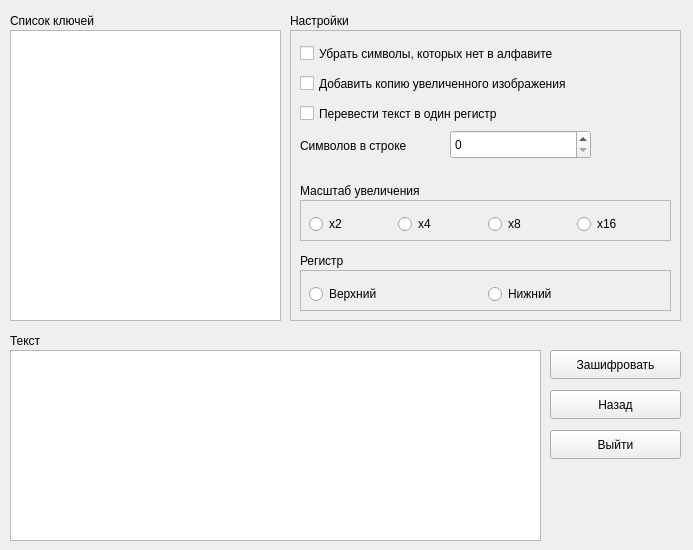
<?xml version="1.0" encoding="UTF-8"?>
<ui version="4.0">
 <class>FormEncrypt</class>
 <widget class="QWidget" name="FormEncrypt">
  <property name="geometry">
   <rect>
    <x>0</x>
    <y>0</y>
    <width>693</width>
    <height>550</height>
   </rect>
  </property>
  <property name="windowTitle">
   <string>Pentor - Зашифровать</string>
  </property>
  <widget class="QListView" name="list_view_keys">
   <property name="geometry">
    <rect>
     <x>10</x>
     <y>30</y>
     <width>271</width>
     <height>291</height>
    </rect>
   </property>
  </widget>
  <widget class="QFrame" name="frame_settings">
   <property name="geometry">
    <rect>
     <x>290</x>
     <y>30</y>
     <width>391</width>
     <height>291</height>
    </rect>
   </property>
   <property name="frameShape">
    <enum>QFrame::Shape::StyledPanel</enum>
   </property>
   <property name="frameShadow">
    <enum>QFrame::Shadow::Raised</enum>
   </property>
   <widget class="QCheckBox" name="check_box_add_image_copy">
    <property name="geometry">
     <rect>
      <x>10</x>
      <y>40</y>
      <width>361</width>
      <height>27</height>
     </rect>
    </property>
    <property name="text">
     <string>Добавить копию увеличенного изображения</string>
    </property>
   </widget>
   <widget class="QCheckBox" name="check_box_delete_bad_symbols">
    <property name="geometry">
     <rect>
      <x>10</x>
      <y>10</y>
      <width>361</width>
      <height>27</height>
     </rect>
    </property>
    <property name="text">
     <string>Убрать символы, которых нет в алфавите</string>
    </property>
   </widget>
   <widget class="QFrame" name="frame_image_copy_scale">
    <property name="geometry">
     <rect>
      <x>10</x>
      <y>170</y>
      <width>371</width>
      <height>41</height>
     </rect>
    </property>
    <property name="frameShape">
     <enum>QFrame::Shape::StyledPanel</enum>
    </property>
    <property name="frameShadow">
     <enum>QFrame::Shadow::Raised</enum>
    </property>
    <widget class="QWidget" name="horizontalLayoutWidget">
     <property name="geometry">
      <rect>
       <x>9</x>
       <y>10</y>
       <width>351</width>
       <height>29</height>
      </rect>
     </property>
     <layout class="QHBoxLayout" name="layout_image_copy_scale">
      <item>
       <widget class="QRadioButton" name="radio_button_x2">
        <property name="text">
         <string>x2</string>
        </property>
       </widget>
      </item>
      <item>
       <widget class="QRadioButton" name="radio_button_x4">
        <property name="text">
         <string>x4</string>
        </property>
       </widget>
      </item>
      <item>
       <widget class="QRadioButton" name="radio_button_x8">
        <property name="text">
         <string>x8</string>
        </property>
       </widget>
      </item>
      <item>
       <widget class="QRadioButton" name="radio_button_x16">
        <property name="text">
         <string>x16</string>
        </property>
       </widget>
      </item>
     </layout>
    </widget>
   </widget>
   <widget class="QCheckBox" name="check_box_text_to_single_register">
    <property name="geometry">
     <rect>
      <x>10</x>
      <y>70</y>
      <width>361</width>
      <height>27</height>
     </rect>
    </property>
    <property name="text">
     <string>Перевести текст в один регистр</string>
    </property>
   </widget>
   <widget class="QLabel" name="label_text_register">
    <property name="geometry">
     <rect>
      <x>10</x>
      <y>220</y>
      <width>161</width>
      <height>21</height>
     </rect>
    </property>
    <property name="text">
     <string>Регистр</string>
    </property>
   </widget>
   <widget class="QFrame" name="frame_text_register">
    <property name="geometry">
     <rect>
      <x>10</x>
      <y>240</y>
      <width>371</width>
      <height>41</height>
     </rect>
    </property>
    <property name="frameShape">
     <enum>QFrame::Shape::StyledPanel</enum>
    </property>
    <property name="frameShadow">
     <enum>QFrame::Shadow::Raised</enum>
    </property>
    <widget class="QWidget" name="horizontalLayoutWidget_2">
     <property name="geometry">
      <rect>
       <x>9</x>
       <y>10</y>
       <width>351</width>
       <height>29</height>
      </rect>
     </property>
     <layout class="QHBoxLayout" name="layout_text_register">
      <item>
       <widget class="QRadioButton" name="radio_button_text_upper">
        <property name="text">
         <string>Верхний</string>
        </property>
       </widget>
      </item>
      <item>
       <widget class="QRadioButton" name="radio_button_text_lower">
        <property name="text">
         <string>Нижний</string>
        </property>
       </widget>
      </item>
     </layout>
    </widget>
   </widget>
   <widget class="QLabel" name="label_image_copy_scale">
    <property name="geometry">
     <rect>
      <x>10</x>
      <y>150</y>
      <width>161</width>
      <height>21</height>
     </rect>
    </property>
    <property name="text">
     <string>Масштаб увеличения</string>
    </property>
   </widget>
   <widget class="QSpinBox" name="spin_box_symbols_in_row">
    <property name="geometry">
     <rect>
      <x>160</x>
      <y>100</y>
      <width>141</width>
      <height>29</height>
     </rect>
    </property>
   </widget>
   <widget class="QLabel" name="label_symbols_in_row">
    <property name="geometry">
     <rect>
      <x>10</x>
      <y>100</y>
      <width>161</width>
      <height>31</height>
     </rect>
    </property>
    <property name="text">
     <string>Символов в строке</string>
    </property>
   </widget>
  </widget>
  <widget class="QLabel" name="label_keys_list">
   <property name="geometry">
    <rect>
     <x>10</x>
     <y>10</y>
     <width>121</width>
     <height>21</height>
    </rect>
   </property>
   <property name="text">
    <string>Список ключей</string>
   </property>
  </widget>
  <widget class="QLabel" name="label_settings">
   <property name="geometry">
    <rect>
     <x>290</x>
     <y>10</y>
     <width>121</width>
     <height>21</height>
    </rect>
   </property>
   <property name="text">
    <string>Настройки</string>
   </property>
  </widget>
  <widget class="QLabel" name="label_text">
   <property name="geometry">
    <rect>
     <x>10</x>
     <y>330</y>
     <width>121</width>
     <height>21</height>
    </rect>
   </property>
   <property name="text">
    <string>Текст</string>
   </property>
  </widget>
  <widget class="QPlainTextEdit" name="plain_text_edit">
   <property name="geometry">
    <rect>
     <x>10</x>
     <y>350</y>
     <width>531</width>
     <height>191</height>
    </rect>
   </property>
  </widget>
  <widget class="QPushButton" name="button_encrypt">
   <property name="geometry">
    <rect>
     <x>550</x>
     <y>350</y>
     <width>131</width>
     <height>29</height>
    </rect>
   </property>
   <property name="text">
    <string>Зашифровать</string>
   </property>
  </widget>
  <widget class="QPushButton" name="button_back">
   <property name="geometry">
    <rect>
     <x>550</x>
     <y>390</y>
     <width>131</width>
     <height>29</height>
    </rect>
   </property>
   <property name="text">
    <string>Назад</string>
   </property>
  </widget>
  <widget class="QPushButton" name="button_exit">
   <property name="geometry">
    <rect>
     <x>550</x>
     <y>430</y>
     <width>131</width>
     <height>29</height>
    </rect>
   </property>
   <property name="text">
    <string>Выйти</string>
   </property>
  </widget>
  <zorder>frame_settings</zorder>
  <zorder>list_view_keys</zorder>
  <zorder>label_keys_list</zorder>
  <zorder>label_settings</zorder>
  <zorder>label_text</zorder>
  <zorder>plain_text_edit</zorder>
  <zorder>button_encrypt</zorder>
  <zorder>button_back</zorder>
  <zorder>button_exit</zorder>
 </widget>
 <resources/>
 <connections/>
</ui>
